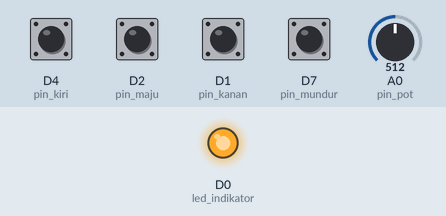
Recording of a sketch running on a simulated ESP8266 (NodeMCU). Parts: output pins drawn as LEDs (lit = HIGH). The test bench sets the inputs (shaded band); at power-on: D1 (pin_kanan), D2 (pin_maju), D4 (pin_kiri), D7 (pin_mundur) HIGH, A0 (pin_pot) = 512. What the sketch prints to the serial monitor is not drawn.

Above: at 0.1 s.
Timing chart, 0 to 1.6 s (numbered marks = the images above):
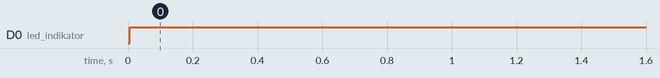

The sketch:

ESP8266_Sender_Sumo.ino
```cpp
#include <espnow.h>
#include <ESP8266WiFi.h>

#define led_indikator D0
#define pin_maju D2
#define pin_mundur D7
#define pin_kiri D4
#define pin_kanan D1
#define pin_pot A0

bool maju, mundur, kiri, kanan;
uint16_t pot;

uint8_t broadcastAddress[] = {0xC8, 0xC9, 0xA3, 0x6A, 0xA4, 0x69};

typedef struct struct_message{
  bool nilai_maju, nilai_mundur, nilai_kiri, nilai_kanan;
  uint16_t nilai_pot;
}struct_message;

// Buat Objek
struct_message myData;


// Callback kalo data udah terkirim
void OnDataSent(uint8_t *mac_addr, uint8_t sendStatus) {
  Serial.print("Last Packet Send Status: ");
  if (sendStatus == 0){
    Serial.println("Delivery success");
    digitalWrite(led_indikator, HIGH);
  }
  else{
    Serial.println("Delivery fail");
    digitalWrite(led_indikator, LOW);
  }
}

void setup() {
  // put your setup code here, to run once:
  Serial.begin(115200);
  // WiFi station mode
  WiFi.mode(WIFI_STA);

  // Initilize ESP-NOW
  if (esp_now_init() != 0) {
    Serial.println("Error initializing ESP-NOW");
    return;
  }

  // Register the send callback
  esp_now_set_self_role(ESP_NOW_ROLE_CONTROLLER);
  esp_now_register_send_cb(OnDataSent);
  esp_now_add_peer(broadcastAddress, ESP_NOW_ROLE_SLAVE, 1, NULL, 0);

  pinMode(led_indikator   ,OUTPUT);
  pinMode(pin_maju        , INPUT_PULLUP);
  pinMode(pin_mundur      , INPUT_PULLUP);
  pinMode(pin_kiri        , INPUT_PULLUP);
  pinMode(pin_kanan       , INPUT_PULLUP);
  pinMode(pin_pot         , INPUT);
}

void loop() {
  // put your main code here, to run repeatedly:
  maju        = digitalRead(pin_maju);
  mundur      = digitalRead(pin_mundur);
  kiri        = digitalRead(pin_kiri);
  kanan       = digitalRead(pin_kanan);
  pot         = analogRead(pin_pot);
  pot         = map(pot, 0, 1023, 150, 255);


  Serial.print("Nilai maju : " + String(maju)
  + "   | Nilai mundur : " + String(mundur)
  + "  | Nilai kiri : " + String(kiri)
  + "  | Nilai kanan : " + String(kanan)
  + "  | Pot : " + String(pot)
  );
  Serial.println();
  myData.nilai_maju         = maju;
  myData.nilai_mundur       = mundur;
  myData.nilai_kiri         = kiri;
  myData.nilai_kanan        = kanan;
  myData.nilai_pot          = pot;
  // Send message via ESP-NOW
  esp_now_send(broadcastAddress, (uint8_t *) &myData, sizeof(myData));

  delay(100);
}
```

Measured:
- by itself, D0 (led_indikator): LOW → HIGH at 0.01 s
